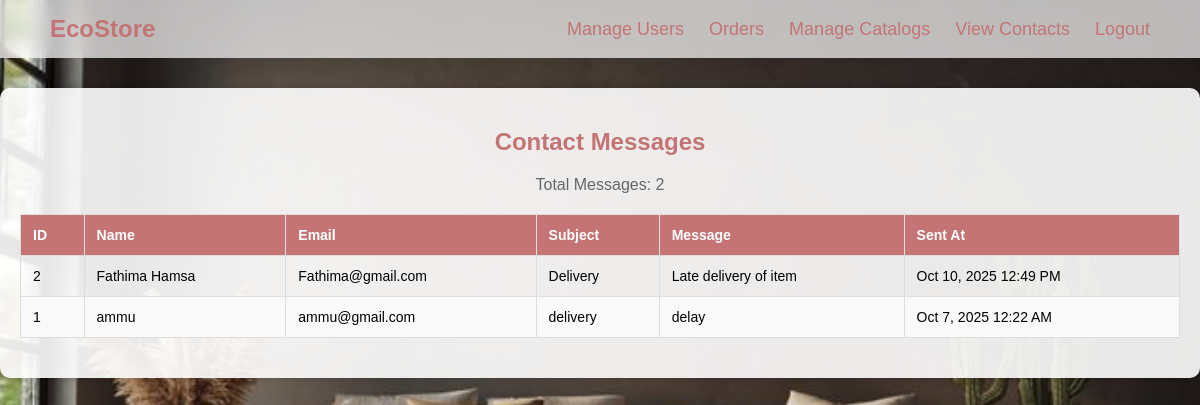
Page /admin/view_contact.php on the committed database.
### tables this page shows
CREATE TABLE `contact_messages` (
  `id` int(11) NOT NULL,
  `name` varchar(255) NOT NULL,
  `email` varchar(255) NOT NULL,
  `subject` varchar(255) NOT NULL,
  `message` text NOT NULL,
  `created_at` timestamp NOT NULL DEFAULT current_timestamp()
);

### admin/view_contact.php (the view, shortened to what this page needs)
<?php
include 'adminheader.php';
$con = mysqli_connect("localhost","root","","ecostore");
$result = $con->query("SELECT * FROM contact_messages ORDER BY created_at DESC");
$message_count = $result->num_rows;
?>
<!DOCTYPE html>
<html>
<head>
</head>
<body>
    <div class="page-content">
        <h2>Contact Messages</h2>
        <div class="message-count">
            Total Messages: <?php echo $message_count; ?>
        </div>
        <?php if ($message_count > 0): ?>
            <table>
                <thead>
                    <tr>
                        <th>ID</th>
                        <th>Name</th>
                        <th>Email</th>
                        <th class="subject-cell">Subject</th>
                        <th class="message-cell">Message</th>
                        <th>Sent At</th>
                    </tr>
                </thead>
                <tbody>
                    <?php while($row = $result->fetch_assoc()): ?>
                    <tr>
                        <td><?= $row['id'] ?></td>
                        <td><?= htmlspecialchars($row['name']) ?></td>
                        <td><?= htmlspecialchars($row['email']) ?></td>
                        <td class="subject-cell"><?= htmlspecialchars($row['subject']) ?></td>
                        <td class="message-cell"><?= htmlspecialchars($row['message']) ?></td>
                        <td><?= date('M j, Y g:i A', strtotime($row['created_at'])) ?></td>
                    </tr>
                    <?php endwhile; ?>
                </tbody>
            </table>
        <?php else: ?>
            <div class="no-messages">
                <p>No contact messages found.</p>
            </div>
        <?php endif; ?>
    </div>
</body>
</html>

### admin/adminheader.php (style rules this page uses)
body { margin: 0; font-family: Arial, sans-serif; background: url("../image/admin.jpg") no-repeat center center fixed; background-size: cover; }
.page-content { max-width: 1200px; margin: 30px auto; background: rgba(255,255,255,0.9); padding: 20px; border-radius: 10px; box-shadow: 0 0 10px rgba(0,0,0,0.2); }

### admin/view_contact.php (style rules this page uses)
.page-content { max-width: 1200px; margin: 30px auto; background: rgba(255,255,255,0.9); padding: 20px; border-radius: 10px; box-shadow: 0 0 10px rgba(0,0,0,0.2); }
h2 { text-align: center; color: #c47474ff; margin-bottom: 20px; }
.message-count { text-align: center; color: #666; margin-bottom: 20px; font-size: 16px; }
table { border-collapse: collapse; width: 100%; margin: 20px 0; font-size: 14px; }
th, td { border: 1px solid #ddd; padding: 12px; text-align: left; }
th { background-color: #c47474ff; color: white; font-weight: bold; position: sticky; top: 0; }
tr:nth-child(even) { background-color: #f9f9f9; }
.message-cell { max-width: 300px; word-wrap: break-word; }
.subject-cell { max-width: 200px; word-wrap: break-word; }

### rows in the picture
contact_messages: id "2", name "Fathima Hamsa", email "Fathima@gmail.com", subject "Delivery", message "Late delivery of item", created_at "Oct 10, 2025 12:49 PM"
contact_messages: id "1", name "ammu", email "ammu@gmail.com", subject "delivery", message "delay", created_at "Oct 7, 2025 12:22 AM"

### other values in the picture
$message_count "2"
